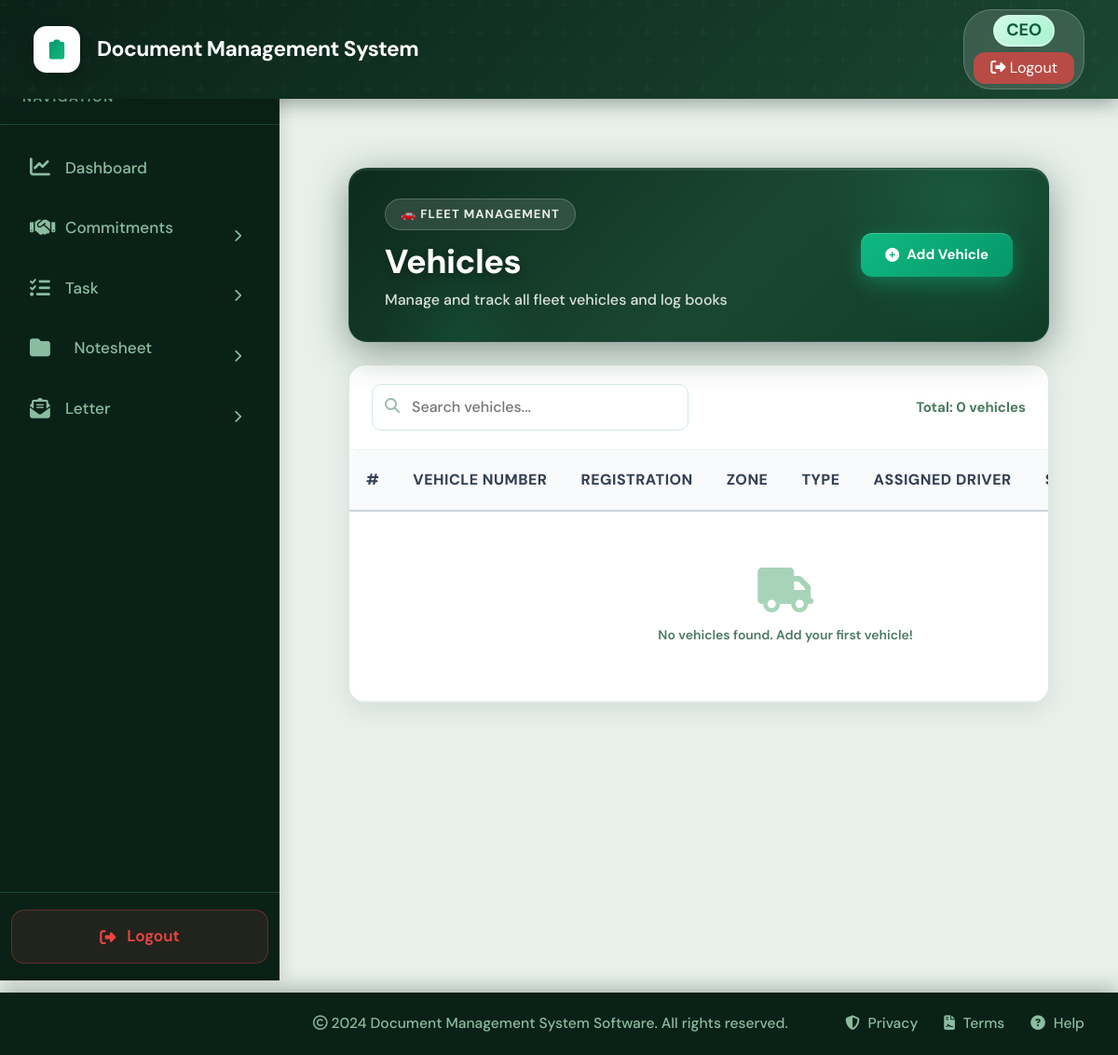
Page /logbook/vehicles/ (signed in) on the earlier database version.
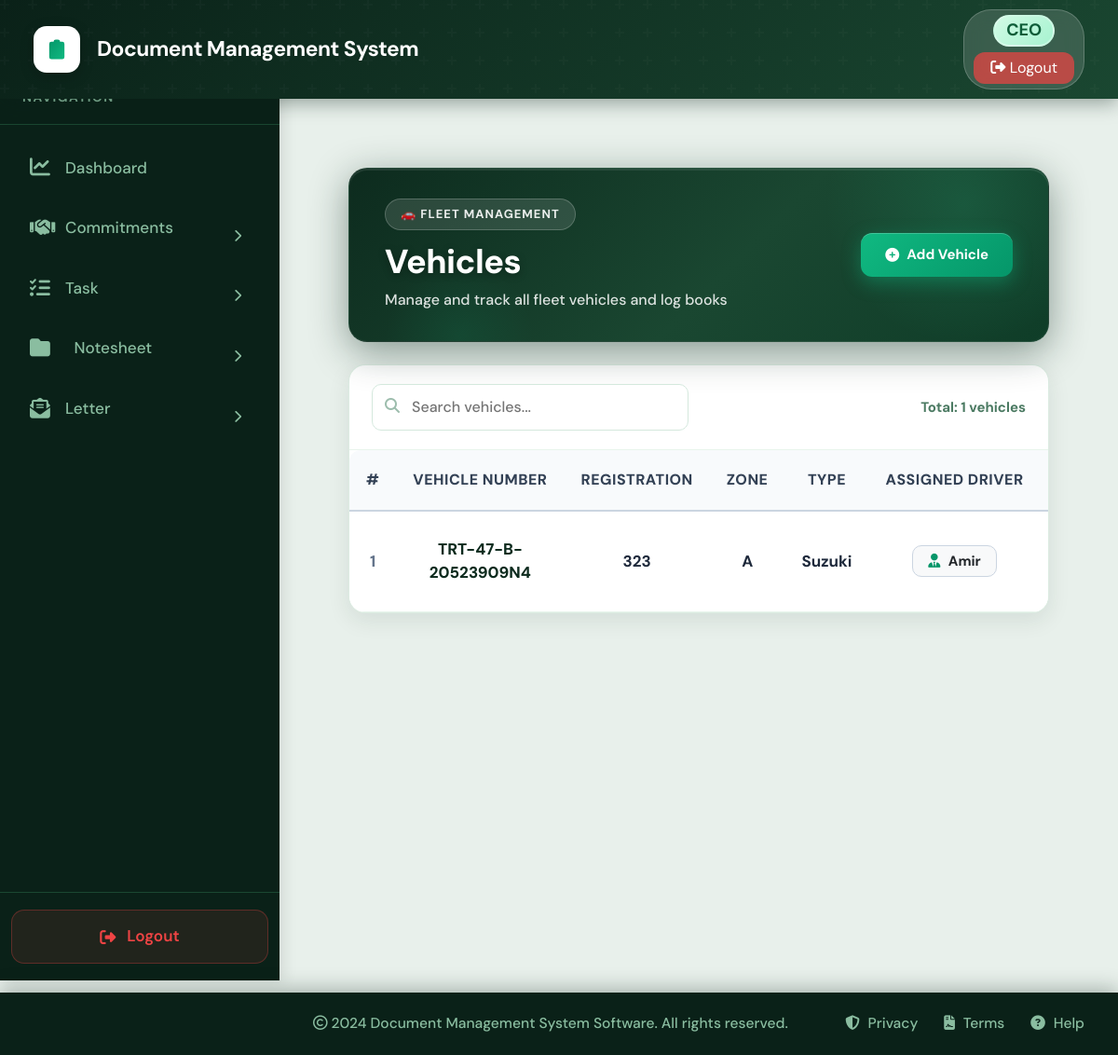
Same page on the later database version.
### logbook/models.py (models this page shows, shortened)
class Vehicle(models.Model):
    STATUS_CHOICES = (
        ("Active", "Active"),
        ("Maintenance", "Maintenance"),
        ("Inactive", "Inactive"),
    )
    vehicle_number = models.CharField(
        max_length=50,
        unique=True
    )
    registration_number = models.CharField(
        max_length=100,
        blank=True,
        null=True
    )
    zone = models.CharField(
        max_length=100,
        blank=True,
        null=True
    )
    vehicle_type = models.CharField(
        max_length=100,
        blank=True,
        null=True
    )
    current_meter_reading = models.PositiveIntegerField(
        default=0
    )
    status = models.CharField(
        max_length=30,
        choices=STATUS_CHOICES,
        default="Active"
    )
    driver = models.ForeignKey(
        'Driver',
        on_delete=models.SET_NULL,
        null=True,
        blank=True,
        related_name="assigned_vehicles"
    )
    created_by = models.ForeignKey(
        User,
        on_delete=models.SET_NULL,
        null=True,
        blank=True,
        related_name="created_vehicles"
    )
    created_at = models.DateTimeField(
        auto_now_add=True
    )
    updated_at = models.DateTimeField(
        auto_now=True
    )
    class Meta:
        ordering = ["vehicle_number"]
        verbose_name = "Vehicle"
        verbose_name_plural = "Vehicles"

class Driver(models.Model):
    name = models.CharField(
        max_length=150
    )
    mobile = models.CharField(
        max_length=30,
        blank=True,
        null=True
    )
    cnic = models.CharField(
        max_length=30,
        blank=True,
        null=True
    )
    vehicle = models.ForeignKey(
        Vehicle,
        on_delete=models.SET_NULL,
        null=True,
        blank=True,
        related_name="drivers"
    )
    is_active = models.BooleanField(
        default=True
    )
    created_by = models.ForeignKey(
        User,
        on_delete=models.SET_NULL,
        null=True,
        blank=True,
        related_name="created_drivers"
    )
    created_at = models.DateTimeField(
        auto_now_add=True
    )

### logbook/views.py (the view)
# urls.py: path('vehicles/', views.vehicle_list, name='vehicle_list'),
@login_required
def vehicle_list(request):
    if request.user.username in ['CEO', 'Fleet_Manager', 'Manager_Admin'] or (hasattr(request.user, 'profile') and request.user.profile.role in ['CEO', 'Manager', 'GM', 'PS']):
        vehicles = Vehicle.objects.select_related('driver').all().order_by('vehicle_number')
    else:
        vehicles = Vehicle.objects.select_related('driver').filter(created_by=request.user).order_by('vehicle_number')
    return render(request, "logbook/vehicle_list.html", {
        "vehicles": vehicles,
        "is_manager": is_manager(request.user),
    })

### core/context_processors.py (called while the page is built)
def unread_notesheets(request):
    if request.user.is_authenticated:
        notesheets_count = Notesheet.objects.filter(
            current_holder=request.user,
            is_seen=False
        ).count()
        return {
            'unread_notesheets_count': notesheets_count,
        }
    return {
        'unread_notesheets_count': 0,
    }

def notifications_processor(request):
    if request.user.is_authenticated:
        unread_notifications = Notification.objects.filter(recipient=request.user, is_read=False)[:5]
        unread_count = Notification.objects.filter(recipient=request.user, is_read=False).count()
        return {
            'unread_notifications': unread_notifications,
            'unread_notifications_count': unread_count
        }
    return {}

### logbook/views.py (called while the page is built)
def is_manager(user):
    return (
        (hasattr(user, 'profile') and user.profile.role == 'Manager')
        or user.username in ['Fleet_Manager', 'Manager_Admin']
    )

### logbook/templates/logbook/vehicle_list.html (shortened to what the changed rows need)
{% extends "base.html" %}
{% block content %}
<div style="background: #e8f0eb; min-height: 100vh; padding: 2rem;">
    <div style="
        background: linear-gradient(135deg, #0d2b1e 0%, #1a4731 55%, #0f3d28 100%);
        border-radius: 20px;
        padding: 32px 38px;
        margin-bottom: 24px;
        box-shadow: 0 10px 40px rgba(13,43,30,0.45), 0 2px 0 rgba(255,255,255,0.08) inset;
        position: relative;
        overflow: hidden;
        display: flex;
        justify-content: space-between;
        align-items: center;
        border: 1px solid rgba(255,255,255,0.08);
    ">
        <div style="position:relative;z-index:1;">
            <h2
                style="color:white;font-size:36px;font-weight:800;margin:0 0 8px 0;letter-spacing:-0.5px;text-shadow:0 2px 8px rgba(0,0,0,0.3);">
                Vehicles</h2>
        </div>
    </div>
    <div
        style="background:white;border-radius:18px;overflow:hidden;box-shadow:0 8px 24px rgba(13,43,30,0.09),0 1px 0 rgba(255,255,255,0.8) inset;border:1px solid rgba(212,232,219,0.8);">
        <div
            style="padding:20px 24px;border-bottom:1px solid #e8f4ec;display:flex;justify-content:space-between;align-items:center;">
            <div style="position:relative;width:340px;">
                <i class="fas fa-search" style="position:absolute;left:14px;top:15px;color:#9dbdad;font-size:16px;"></i>
                <input type="text" id="searchInput" placeholder="Search vehicles..."
                    style="width:100%;padding:12px 14px 12px 42px;border:1px solid #d4e8dd;border-radius:10px;outline:none;font-size:16px;font-weight:500;">
            </div>
            <div style="color:#4b7a62;font-size:15px;font-weight:700;" id="fileCountText">Total: {{ vehicles|length }}
                vehicles</div>
        </div>
        <div class="table-responsive">
            <table class="table files-table mb-0 text-center table-borderless" id="vehicleTable">
                <thead>
                    <tr>
                        <th style="border-top-left-radius: 12px; width: 5%;">#</th>
                        <th>Vehicle Number</th>
                        <th>Registration</th>
                        <th>Zone</th>
                        <th>Type</th>
                        <th>Assigned Driver</th>
                        <th>Status</th>
                    </tr>
                </thead>
                <tbody id="vehicleTableBody">
                    {% for vehicle in vehicles %}
                    <tr class="file-row">
                        <td style="color:#64748b; font-weight:800; font-size:17px;">{{ forloop.counter }}</td>
                        <td style="color:#0d2b1e; font-weight:800; font-size:20px;">{{ vehicle.vehicle_number }}</td>
                        <td style="font-weight:700; font-size:17px; color:#1e293b;">{{ vehicle.registration_number|default:"-" }}</td>
                        <td style="font-weight:700; font-size:17px; color:#1e293b;">{{ vehicle.zone|default:"-" }}</td>
                        <td style="font-weight:700; font-size:17px; color:#1e293b;">{{ vehicle.vehicle_type|default:"-" }}</td>
                        <td>
                            {% if vehicle.driver %}
                                <span class="badge bg-light text-dark" style="border:1.5px solid #cbd5e1; padding:8px 16px; border-radius:10px; font-weight:700; font-size:15px;">
                                    <i class="fas fa-user-tie me-1" style="color:#059669;"></i> {{ vehicle.driver.name }}
                                </span>
                            {% elif vehicle.drivers.first %}
                                <span class="badge bg-light text-dark" style="border:1.5px solid #cbd5e1; padding:8px 16px; border-radius:10px; font-weight:700; font-size:15px;">
                                    <i class="fas fa-user-tie me-1" style="color:#059669;"></i> {{ vehicle.drivers.first.name }}
                                </span>
                            {% else %}
                                <span class="text-muted" style="font-style:italic; font-size:15px; font-weight:500;">Unassigned</span>
                            {% endif %}
                        </td>
                        <td>
                        </td>
                    </tr>
                    {% empty %}
                    <tr class="empty-state">
                        <td colspan="8" style="padding:60px;text-align:center;">
                            <i class="fas fa-truck"
                                style="font-size:48px;color:#a7d4b8;display:block;margin-bottom:14px;"></i>
                            <p style="color:#4b7a62;font-weight:600;font-size:14px;margin:0;">No vehicles found.
                                Add your first vehicle!</p>
                        </td>
                    </tr>
                    {% endfor %}
                </tbody>
            </table>
        </div>
    </div>
</div>
{% endblock %}

Differences in the rows shown:
added Vehicle: vehicle_number "TRT-47-B-20523909N4", registration_number "323", zone "A", vehicle_type "Suzuki", driver.name "Amir"
Other differences:
{{ vehicles|length }}: "0" → "1"
text no longer shown: "No vehicles found. Add your first vehicle!"
